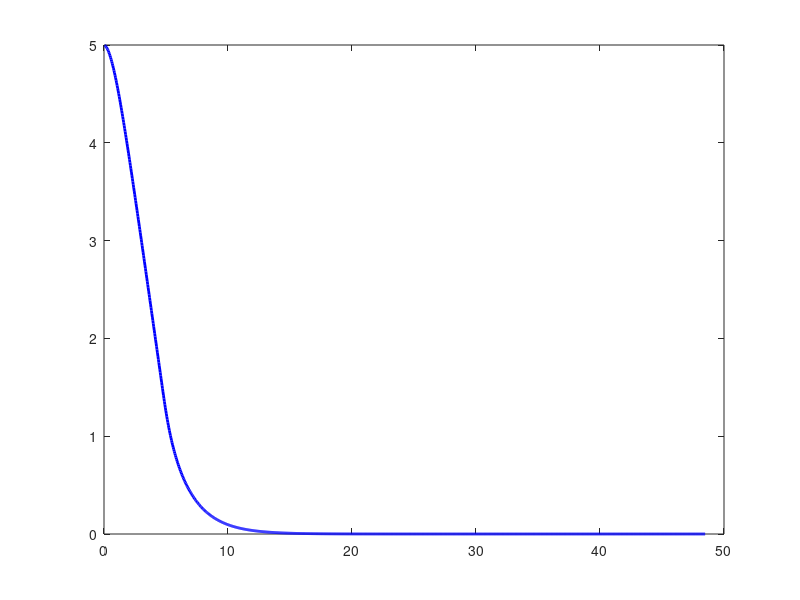

MATLAB code for this plot: (Note: this script raises an error after producing the figure.)
%% Episode 13 - Path Following using Sliding Mode Control (SMC)
% Smooth implementation with boundary layer to reduce chattering

clear; clc; close all;

%% --- Parameters ---
u = 1;              % Forward speed [m/s]
lambda = 1.5;       % Sliding surface parameter
k = 1;              % SMC gain (reduced for smooth response)
phi = 0.5;          % Boundary layer thickness for smooth control
dt = 0.05;          % Time step [s] (smaller for smoother integration)
T = 50;             % Total simulation time [s]
N = T/dt;           % Number of iterations

%% --- Initial states ---
x = 0;              % Initial x position
y = 5;              % Initial y position (off-path)
psi = 0;            % Initial heading angle [rad]

%% --- Storage for plotting ---
X = zeros(1,N);
Y = zeros(1,N);

%% --- Simulation loop ---
for i = 1:N
    % Cross-track error (desired path: y=0)
    ey = y;                 
    % Derivative of error
    eydot = u*sin(psi);
    
    % Sliding surface
    s = ey + lambda*eydot;
    
    % Equivalent control (for straight path)
    req = -lambda*eydot;
    
    % SMC control law with boundary layer (smooth sign)
    r = req - k * max(min(s/phi,1),-1); % saturation function
    
    % Update dynamics
    psi = psi + r*dt;
    x = x + u*cos(psi)*dt;
    y = y + u*sin(psi)*dt;
    
    % Save data for plotting
    X(i) = x; 
    Y(i) = y;
end

%% --- Plot results ---
figure;
plot(X,Y,'b','LineWidth',2); hold on;    % AUV path in blue
yline(0,'r--','LineWidth',2);            % Desired path at y=0 in red dashed
xlabel('X [m]'); 
ylabel('Y [m]');
legend('AUV Path','Desired Path');
title('Path Following using Sliding Mode Control (SMC)');
ylim([-0.5 5.5]);                        % y-axis limits
grid on;